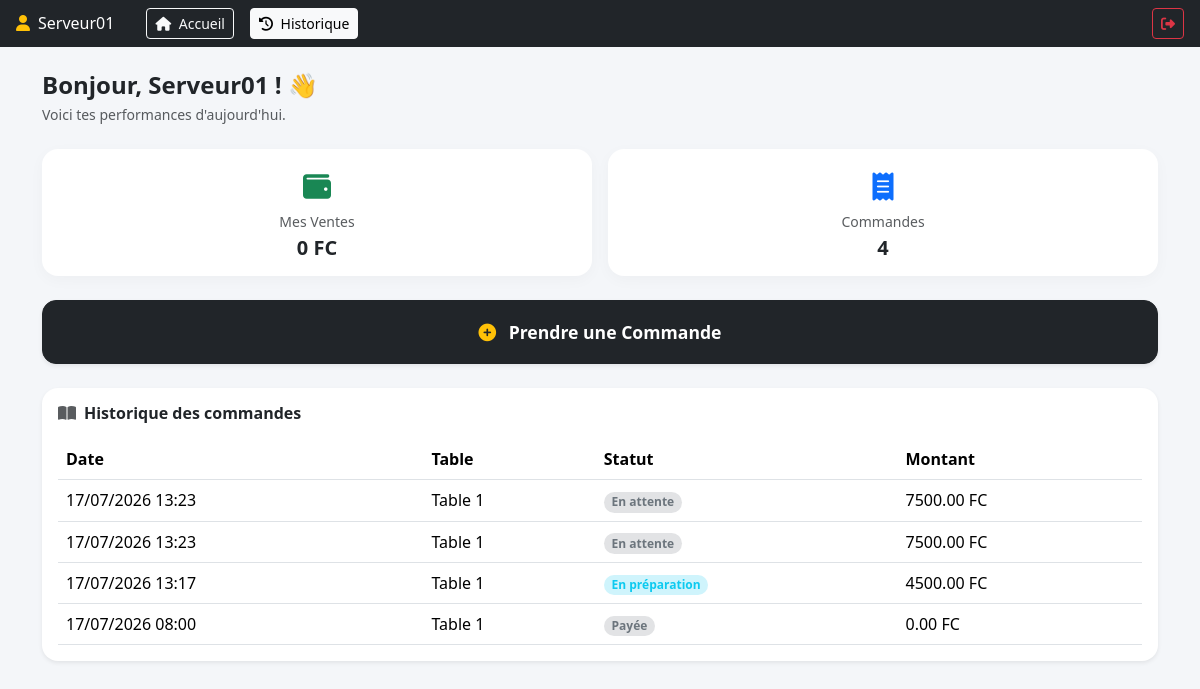
Page /serveur/historique/ (signed in) on the committed database.
### core/models.py (models this page shows, shortened)
class Commande(models.Model):
    STATUT_CHOICES = [
        ('EN_ATTENTE', 'En attente'),
        ('EN_PREPARATION', 'En préparation'),
        ('PRET', 'Prêt'),
        ('PAYEE', 'Payée'),
        ('ANNULE', 'Annulée'),
    ]
    serveur = models.ForeignKey(
        User,
        on_delete=models.SET_NULL,
        null=True,
        limit_choices_to={'groups__name': 'Serveur'},
        related_name='commandes_prises'
    )
    traiteur = models.ForeignKey(
        User,
        on_delete=models.SET_NULL,
        null=True,
        blank=True,
        limit_choices_to={'groups__name': 'Traiteur'},
        related_name='commandes_preparees'
    )
    caissier = models.ForeignKey(
        User,
        on_delete=models.SET_NULL,
        null=True,
        blank=True,
        limit_choices_to={'groups__name': 'Caissier'},
        related_name='commandes_encaissees'
    )
    table = models.CharField(max_length=50)
    statut = models.CharField(max_length=20, choices=STATUT_CHOICES, default='EN_ATTENTE')
    total_montant = models.DecimalField(max_digits=10, decimal_places=2, default=0.00)
    date_creation = models.DateTimeField(auto_now_add=True)
    date_modification = models.DateTimeField(auto_now=True)
    class Meta:
        verbose_name = "Commande"
        verbose_name_plural = "Commandes"
        ordering = ['-date_creation']

### core/views.py (the view)
# urls.py: path('serveur/historique/', views.page_serveur_historique, name='page_serveur_historique'),
@login_required(login_url='connexion_unique')
def page_serveur_historique(request):
    commandes_historique = Commande.objects.filter(
        serveur=request.user
    ).order_by('-date_creation')
    total_commandes = commandes_historique.count()
    chiffre_affaires = commandes_historique.filter(statut='PAYE').aggregate(
        total=Sum(
            ExpressionWrapper(
                F('lignes__prix_unitaire') * F('lignes__quantite'),
                output_field=DecimalField(max_digits=12, decimal_places=2)
            )
        )
    )['total'] or 0
    context = {
        'total_commandes': total_commandes,
        'chiffre_affaires': chiffre_affaires,
        'commandes_historique': commandes_historique,
        'active_tab': 'historique',
    }
    return render(request, 'serveur/tableau_bord.html', context)

### core/templates/serveur/tableau_bord.html (shortened to what this page needs)
<!DOCTYPE html>
<html lang="fr">
<head>
    <link href="https://cdn.jsdelivr.net/npm/bootstrap@5.3.2/dist/css/bootstrap.min.css" rel="stylesheet">
    <link href="https://cdnjs.cloudflare.com/ajax/libs/font-awesome/6.4.0/css/all.min.css" rel="stylesheet">
</head>
<body>
<nav class="navbar navbar-dark bg-dark sticky-top px-3">
    <div class="d-flex align-items-center gap-3">
        <span class="navbar-brand mb-0 h1 fs-6">
            <i class="fa-solid fa-user me-2 text-warning"></i>{{ user.username|capfirst }}
        </span>
        <a href="{% url 'page_serveur' %}" class="btn btn-outline-light btn-sm {% if active_tab == 'accueil' %}active{% endif %}">
            <i class="fa-solid fa-home me-1"></i> Accueil
        </a>
        <a href="{% url 'page_serveur_historique' %}" class="btn btn-outline-light btn-sm {% if active_tab == 'historique' %}active{% endif %}">
            <i class="fa-solid fa-history me-1"></i> Historique
        </a>
    </div>
    <div class="ms-auto">
        <a href="{% url 'deconnexion_portail' %}" class="btn btn-outline-danger btn-sm">
            <i class="fa-solid fa-sign-out-alt"></i>
        </a>
    </div>
</nav>
<div class="container py-4">
    <div class="mb-4">
        <h4 class="fw-bold mb-1 text-dark">Bonjour, {{ user.username|capfirst }} ! 👋</h4>
        <p class="text-muted small">Voici tes performances d'aujourd'hui.</p>
    </div>
    <div class="row g-3 mb-4">
        <div class="col-6">
            <div class="card stats-card bg-white p-3 text-center">
                <div class="text-success fs-3 mb-1">
                    <i class="fa-solid fa-wallet"></i>
                </div>
                <span class="text-muted small d-block mb-1">Mes Ventes</span>
                <h5 class="fw-bold text-dark mb-0">{{ chiffre_affaires }} FC</h5>
            </div>
        </div>
        <div class="col-6">
            <div class="card stats-card bg-white p-3 text-center">
                <div class="text-primary fs-3 mb-1">
                    <i class="fa-solid fa-receipt"></i>
                </div>
                <span class="text-muted small d-block mb-1">Commandes</span>
                <h5 class="fw-bold text-dark mb-0">{{ total_commandes }}</h5>
            </div>
        </div>
    </div>
    <div class="d-grid gap-2 mb-4">
        <a href="{% url 'prise_commande_serveur' %}" class="btn btn-dark btn-action shadow-sm">
            <i class="fa-solid fa-plus-circle me-2 text-warning"></i> Prendre une Commande
        </a>
    </div>
    {% if active_tab == 'historique' %}
    <div class="card border-0 rounded-4 shadow-sm p-3 mb-4">
        <h6 class="fw-bold text-dark mb-3"><i class="fa-solid fa-book-open me-2 text-muted"></i>Historique des commandes</h6>
        <div class="table-responsive">
            <table class="table table-hover align-middle mb-0">
                <thead>
                    <tr>
                        <th>Date</th>
                        <th>Table</th>
                        <th>Statut</th>
                        <th>Montant</th>
                    </tr>
                </thead>
                <tbody>
                    {% for commande in commandes_historique %}
                    <tr>
                        <td>{{ commande.date_creation|date:"d/m/Y H:i" }}</td>
                        <td>{{ commande.table }}</td>
                        <td>
                            <span class="badge {% if commande.statut == 'PAYE' %}bg-success-subtle text-success{% elif commande.statut == 'EN_PREPARATION' %}bg-info-subtle text-info{% elif commande.statut == 'PRET' %}bg-warning-subtle text-warning{% else %}bg-secondary-subtle text-secondary{% endif %} rounded-pill small">
                                {{ commande.get_statut_display }}
                            </span>
                        </td>
                        <td>{{ commande.total_montant }} FC</td>
                    </tr>
                    {% empty %}
                    <tr>
                        <td colspan="4" class="text-center text-muted py-4">Aucune commande historique enregistrée pour l'instant.</td>
                    </tr>
                    {% endfor %}
                </tbody>
            </table>
        </div>
    </div>
    {% endif %}
</div>
</body>
</html>

### core/templates/serveur/tableau_bord.html (style rules this page uses)
body { background-color: #f4f6f9; }
.stats-card { border: none; border-radius: 16px; box-shadow: 0 4px 15px rgba(0,0,0,0.03); }
.btn-action { padding: 18px; font-size: 1.1rem; font-weight: bold; border-radius: 14px; }

### rows in the picture
Commande: date_creation "17/07/2026 13:23", table "Table 1", statut "En attente", total_montant "7500.00"
Commande: date_creation "17/07/2026 13:23", table "Table 1", statut "En attente", total_montant "7500.00"
Commande: date_creation "17/07/2026 13:17", table "Table 1", statut "En préparation", total_montant "4500.00"
Commande: date_creation "17/07/2026 08:00", table "Table 1", statut "Payée", total_montant "0.00"

### other values in the picture
{{ user.username|capfirst }} "Serveur01"
{{ chiffre_affaires }} "0"
{{ total_commandes }} "4"
